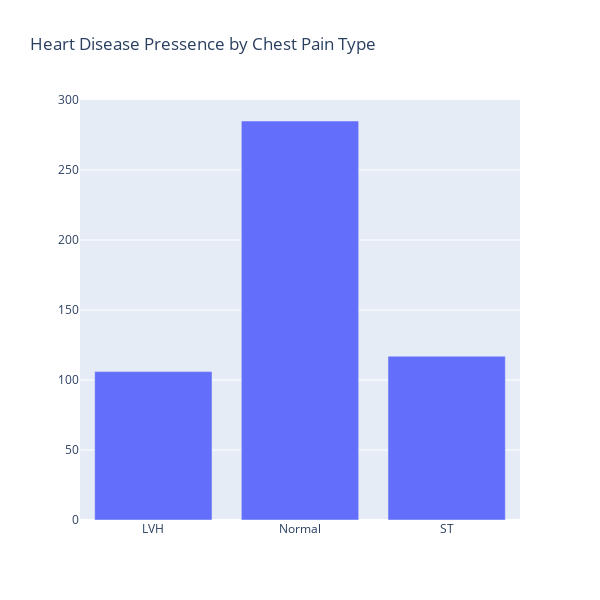

The notebook cell this image was saved under:
### Markdown cell above
## RestingECG

### Code cell
traces = go.Bar(x = df.groupby("RestingECG").HeartDisease.sum().index, y = df.groupby("RestingECG").HeartDisease.sum())
layout = go.Layout(height = 600,
                    width = 600,
                    autosize = False,
                    title = "Heart Disease Pressence by Chest Pain Type") 
fig = go.Figure(data = traces, layout = layout)
fig.show()

### Figure 1 — Plotly figure (JSON) as saved in the notebook; plotly's stock layout.template omitted (floating-point values rounded to 4 significant figures)
{"data": [{"type": "bar", "x": ["LVH", "Normal", "ST"], "y": [106, 285, 117]}], "layout": {"autosize": false, "height": 600, "title": {"text": "Heart Disease Pressence by Chest Pain Type"}, "width": 600}}
